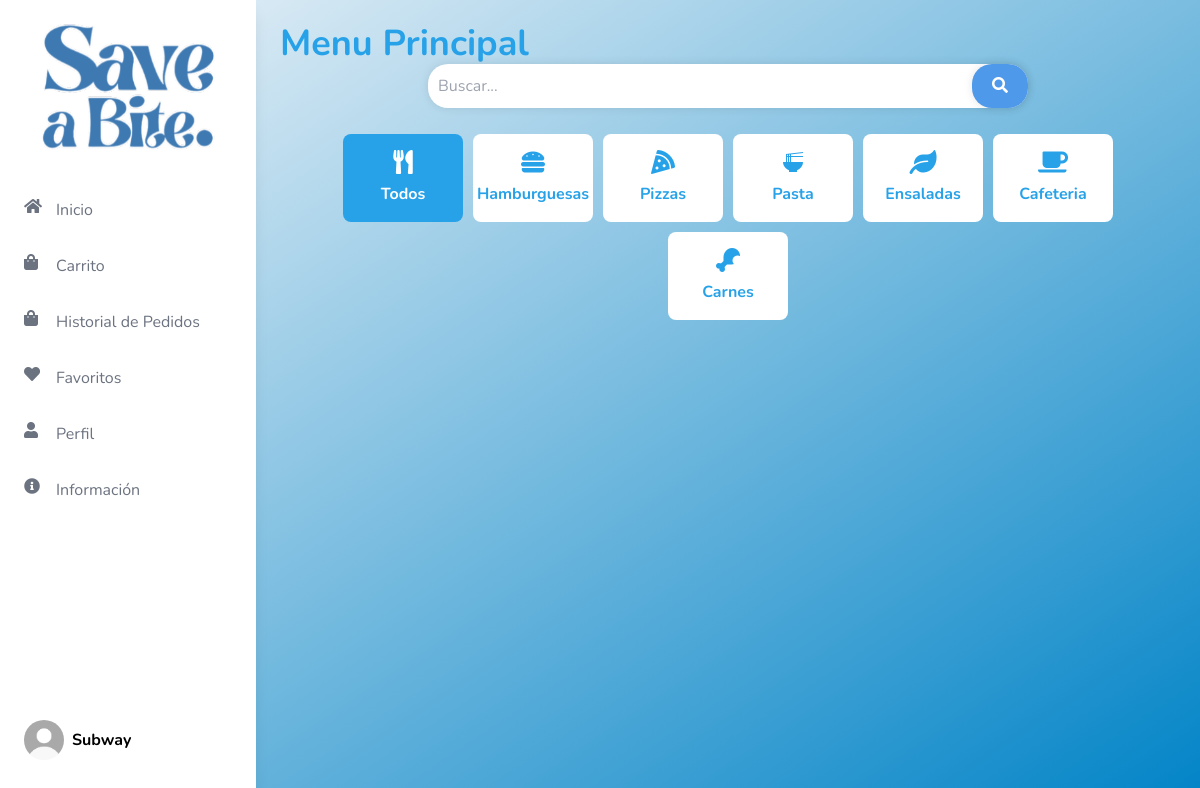
/filter_menu (signed in), run on an earlier commit of the app's database.
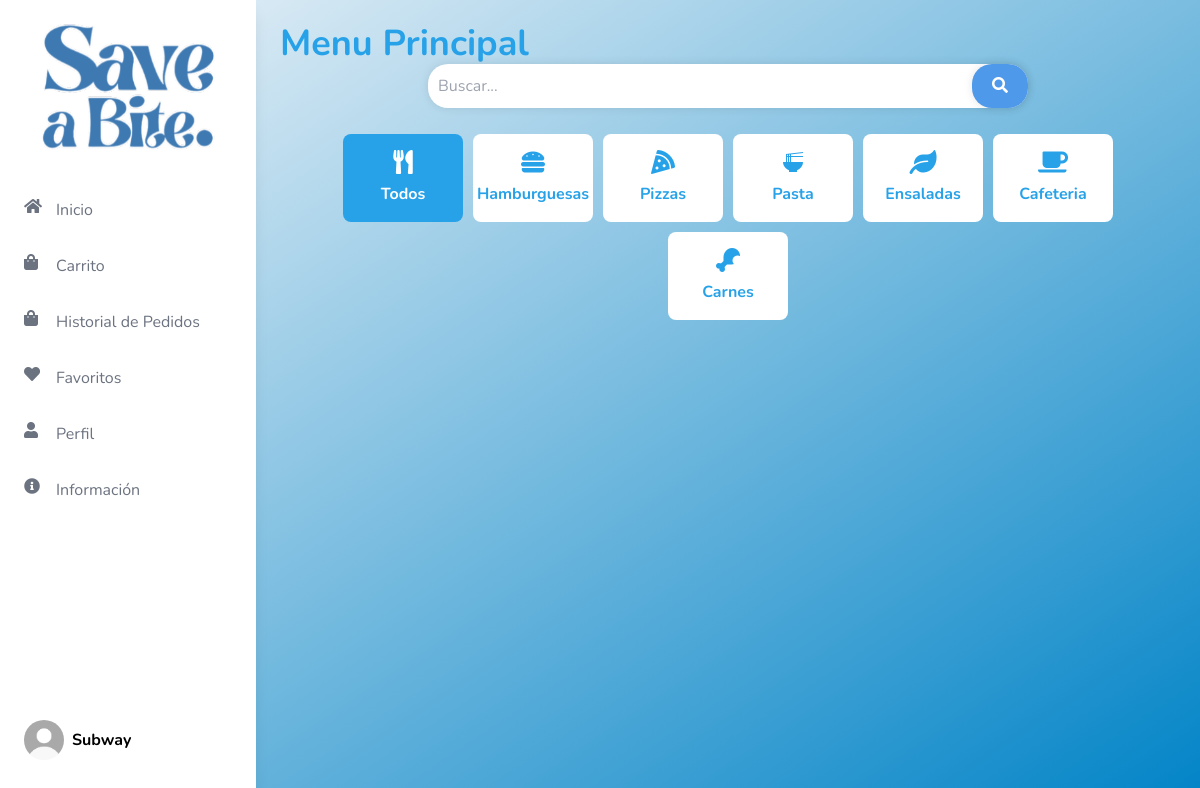
And on a later commit of the database.
### tables this page shows
CREATE TABLE Productos (
            id INTEGER PRIMARY KEY AUTOINCREMENT,
            Empresa TEXT NOT NULL,
            nombre TEXT NOT NULL,
            tiempoEstimado TEXT NOT NULL,
            precio REAL NOT NULL,
            descripcion TEXT NOT NULL,
            imagen TEXT NOT NULL,
            tipoComida TEXT NOT NULL,
            stock INTEGER DEFAULT 0,
            estad TEXT DEFAULT 'NoDisponible',
            tipo_dieta TEXT  -- Nueva columna para tipo de dieta
        );

### app.py (the view)
@app.route('/filter_menu', methods=['GET'])
def filter_menu():
    user_name = session.get('user_name')
    user_image = session.get('user_image')
    tipo_comida = request.args.get('tipoComida', 'todos')
    conn = get_db_connection()
    if tipo_comida == 'todos':
        productos = get_all_productos(conn)
    else:
        productos = get_productos_by_tipo(conn, tipo_comida)
    conn.close()
    return render_template('general/menu.html', user_name=user_name, user_image=user_image, productos=productos, tipo_comida=tipo_comida)

### app.py (called while the page is built)
def get_db_connection():
    conn = sqlite3.connect('flask_db.db')
    conn.row_factory = sqlite3.Row
    return conn

def get_all_productos(conn):
    return conn.execute('SELECT * FROM Productos').fetchall()

### templates/general/menu.html (shortened to what this page needs)
<!DOCTYPE html>
<html lang="es">
<head>
    <script src="https://cdn.tailwindcss.com"></script>
    <link href="https://cdnjs.cloudflare.com/ajax/libs/font-awesome/5.15.3/css/all.min.css" rel="stylesheet">
</head>
<body class="flex">
    {% include 'Sidebars/SidebarUsuario.html' %}
    <div class="flex-1 p-6 content ml-64">
        <h1 class="text-4xl font-bold text-custom-blue">Menu Principal</h1>
        <div class="header">
            <div class="search">
                <input type="text" placeholder="Buscar...">
                <button type="submit"><i class="fas fa-search"></i></button>
            </div>
        </div>
        <div class="button-container">
            <button class="btn-custom {% if tipo_comida == 'todos' %}active{% endif %}" onclick="filterCategory('todos')">
                <i class="fas fa-utensils"></i>
                Todos
            </button>
            <button class="btn-custom {% if tipo_comida == 'Hamburguesas' %}active{% endif %}" onclick="filterCategory('Hamburguesas')">
                <i class="fas fa-hamburger"></i>
                Hamburguesas
            </button>
            <button class="btn-custom {% if tipo_comida == 'Pizzas' %}active{% endif %}" onclick="filterCategory('Pizzas')">
                <i class="fas fa-pizza-slice"></i>
                Pizzas
            </button>
            <button class="btn-custom {% if tipo_comida == 'Pasta' %}active{% endif %}" onclick="filterCategory('Pasta')">
                <i class="material-icons">ramen_dining</i>
                Pasta
            </button>
            <button class="btn-custom {% if tipo_comida == 'Ensaladas' %}active{% endif %}" onclick="filterCategory('Ensaladas')">
                <i class="fas fa-leaf"></i>
                Ensaladas
            </button>
            <button class="btn-custom {% if tipo_comida == 'Cafeteria' %}active{% endif %}" onclick="filterCategory('Cafeteria')">
                <i class="fas fa-coffee"></i>
                Cafeteria
            </button>
            <button class="btn-custom {% if tipo_comida == 'Carnes' %}active{% endif %}" onclick="filterCategory('Carnes')">
                <i class="fas fa-drumstick-bite"></i>
                Carnes
            </button>
        </div>
    </div>
</body>
</html>

### templates/Sidebars/SidebarUsuario.html (shortened to what this page needs)
<!DOCTYPE html>
<html lang="es">
<head>
    <script src="https://cdn.tailwindcss.com"></script>
    <link href="https://cdnjs.cloudflare.com/ajax/libs/font-awesome/5.15.3/css/all.min.css" rel="stylesheet">
</head>
<body class="flex">
    <div class="flex flex-col h-screen bg-white w-64 p-6 shadow-lg fixed">
        <div class="flex justify-center mb-8">
            <img src="{{ url_for('static', filename='img/logo.png') }}" class="logo w-44" alt="Save a Bite Logo"/>
        </div>
        <div class="nav-item {% if request.path == url_for('menu') %}active{% endif %}">
            <i class="fas fa-home"></i>
            <a href="{{ url_for('menu') }}" class="text-decoration-none">Inicio</a>
        </div>
        <div class="nav-item {% if request.path == url_for('carrito') %}active{% endif %}">
            <i class="fas fa-shopping-bag"></i>
            <a href="{{ url_for('carrito') }}" class="text-decoration-none">Carrito</a>
        </div>
        <div class="nav-item {% if request.path == url_for('pedidos_cliente') %}active{% endif %}">
            <i class="fas fa-shopping-bag"></i>
            <a href="{{ url_for('pedidos_cliente') }}" class="text-decoration-none">Historial de Pedidos</a>
        </div>
        <div class="nav-item {% if request.path == url_for('favoritos') %}active{% endif %}">
            <i class="fas fa-heart"></i>
            <a href="{{ url_for('favoritos') }}" class="text-decoration-none">Favoritos</a>
        </div>
        <div class="nav-item {% if request.path == url_for('perfil_usuario') %}active{% endif %}">
            <i class="fas fa-user"></i>
            <a href="{{ url_for('perfil_usuario') }}" class="text-decoration-none">Perfil</a>
        </div>
        <div class="nav-item {% if request.path == url_for('informacionUsuario') %}active{% endif %}">
            <i class="fas fa-info-circle"></i>
            <a href="{{ url_for('informacionUsuario') }}" class="text-decoration-none">Información</a>
        </div>
        <div class="profile mt-auto">
            <img src="{{ url_for('static', filename='uploads/' ~ user_image) }}" alt="Profile">
            <div class="profile-text">
                <div class="name">{{ user_name }}</div>
            </div>
        </div>
    </div>
</body>
</html>

### templates/general/menu.html (style rules this page uses)
body { font-family: 'Nunito', sans-serif; background: linear-gradient(to bottom right, #f1f5f9, #0284c7); overflow: hidden; }
.text-custom-blue { color: #27a2e8; }
.nav-item { margin: 1rem 0; display: flex; align-items: center; color: #6b7280; transition: color 0.3s ease; }
.nav-item i { height: 24px; width: 24px; margin-right: 0.5rem; }
.profile { display: flex; align-items: center; margin-top: auto; margin-bottom: 1rem; }
.profile img { height: 40px; width: 40px; border-radius: 50%; margin-right: 0.5rem; }
.profile-text { display: flex; flex-direction: column; }
.profile-text .name { font-weight: bold; }
.btn-custom { background-color: white; color: #27a2e8; padding: 1rem; font-size: 1rem; font-weight: bold; transition: background-color 0.3s, color 0.3s; border-radius: 8px; display: flex; flex-direction: column; align-items: center; text-align: center; width: 120px; }
.btn-custom i, .btn-custom .material-icons { font-size: 24px; margin-bottom: 0.5rem; }
.btn-custom:hover, .btn-custom.active { background-color: #27a2e8; color: white; }
.header { display: flex; align-items: center; justify-content: center; margin-bottom: 1rem; position: relative; }
.search { display: inline-block; position: relative; }
.search input[type="text"] { width: 600px; padding: 10px; border: none; border-radius: 20px; box-shadow: 0 0 10px rgba(0, 0, 0, 0.1); }
.search button[type="submit"] { background-color: #4e99e9; border: none; color: #fff; cursor: pointer; padding: 10px 20px; border-radius: 20px; box-shadow: 0 0 10px rgba(0, 0, 0, 0.1); position: absolute; top: 0; right: 0; transition: 0.3s ease; }
.button-container { display: flex; justify-content: center; flex-wrap: wrap; gap: 10px; padding: 10px 0; }
.content { overflow-y: auto; height: 100vh; }

### templates/Sidebars/SidebarUsuario.html (style rules this page uses)
body { font-family: 'Nunito', sans-serif; background: linear-gradient(to bottom right, #f1f5f9, #0284c7); overflow: hidden; }
.text-custom-blue { color: #27a2e8; }
.nav-item { margin: 1rem 0; display: flex; align-items: center; color: #6b7280; transition: color 0.3s ease; }
.nav-item i { height: 24px; width: 24px; margin-right: 0.5rem; }
.profile { display: flex; align-items: center; margin-top: auto; margin-bottom: 1rem; }
.profile img { height: 40px; width: 40px; border-radius: 50%; margin-right: 0.5rem; }
.profile-text { display: flex; flex-direction: column; }
.profile-text .name { font-weight: bold; }

What changed in the data, as far as the page shows it:
removed Productos: Empresa "Subway"
Also different on the page:
{{ user_name }}: (not shown) → "Subway"
